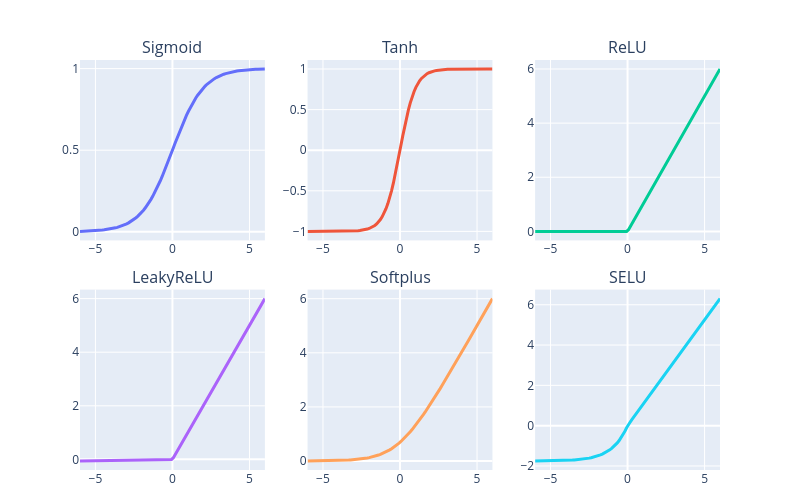

Notebook cell for this chart:
### Markdown cell above
## ۸. توابع فعالسازی

سیگموید یکی از گزینههای بسیار است. PyTorch فعالسازیهای رایج را بهصورت لایه دارد، پس عوضکردن
فعالسازی یک ویرایش یککلمهای در `forward()` است:

### Code cell
functions = [nn.Sigmoid, nn.Tanh, nn.ReLU, nn.LeakyReLU, nn.Softplus, nn.SELU]
plot_activations(torch.linspace(-6, 6, 100), functions)
